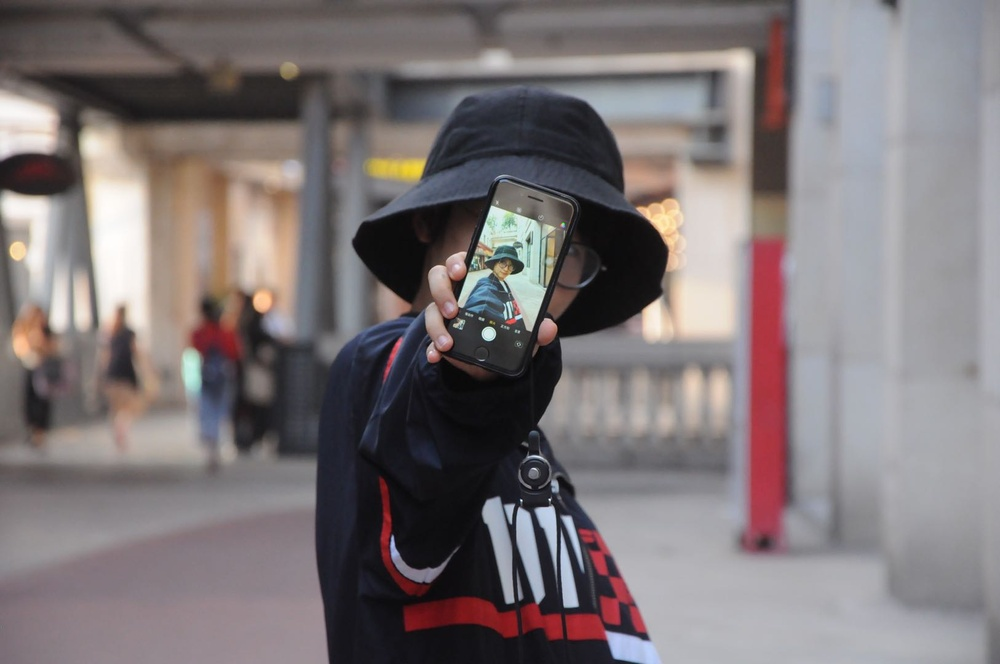
#> input picture Coder_Old/5 行代码，用 Python 批量做海量_姐的素描图/drawing/images/WechatIMG1785.jpeg, 1000 x 664 px, shrunk from 1626 x 1080 before the run
$ python study.py
#> lines starting #> are read from the running program, lines starting #| are printed output that depends on the picture
"""
project = 'Code', file_name = 'study.py', author = 'AI悦创'
time = '2020/5/19 8:35', product_name = PyCharm, 公众号：AI悦创
code is far away from bugs with the god animal protecting
    I love animals. They taste delicious.
"""
import cv2

# 原图路径
SRC = 'images/WechatIMG1785.jpeg'

# 读取图片
image_rgb = cv2.imread(SRC)
#> image_rgb is the input picture: shape (664, 1000, 3); mean B, G, R 118.8, 117.2, 125.1
# cv2.imshow('rgb', image_rgb) # 原图
# cv2.waitKey(0)
# exit()
image_gray = cv2.cvtColor(image_rgb, cv2.COLOR_BGR2GRAY)
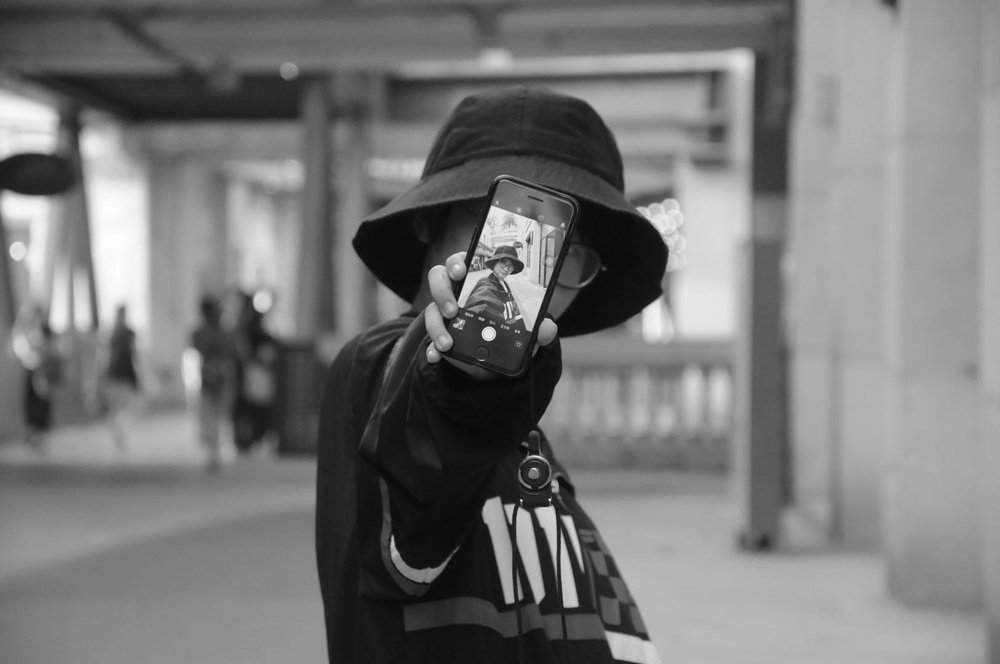
#> image_gray: shape (664, 1000); min 6, max 254, mean 119.7
# cv2.imshow('gray', image_gray) # 灰度图
# cv2.waitKey(0)
# exit()
image_bulr = cv2.GaussianBlur(image_gray, ksize=(21, 21), sigmaX=0, sigmaY=0)
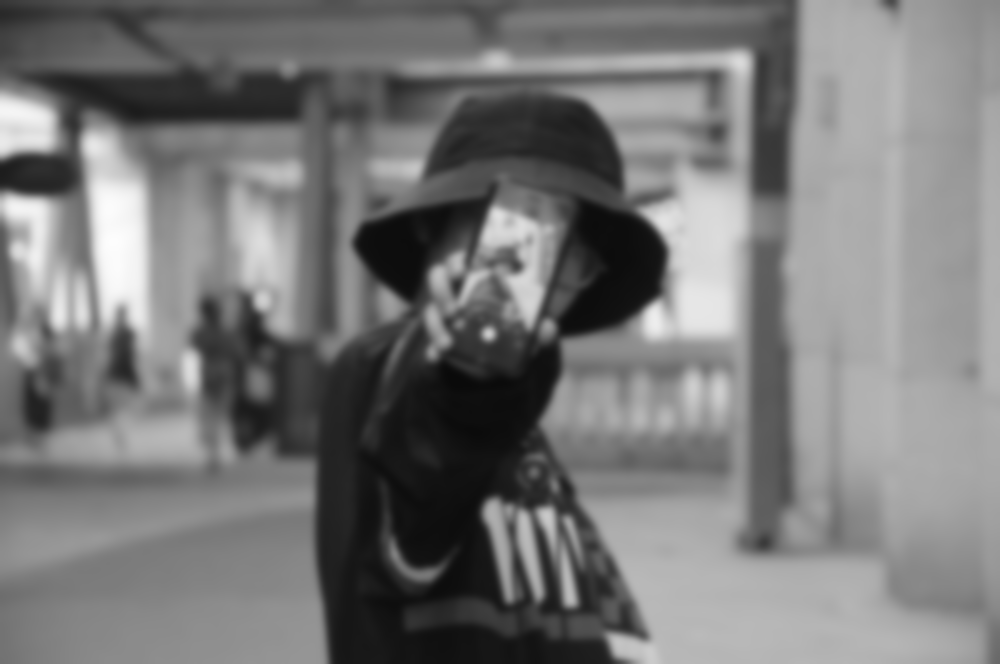
#> image_bulr: shape (664, 1000); min 10, max 253, mean 119.7
cv2.imshow('image_blur', image_bulr) # 高斯虚化
cv2.waitKey(0)
exit()
#> (the program exits here)

$ run again, with Coder_Old/5 行代码，用 Python 批量做海量_姐的素描图/drawing/images/image_1.jpg copied over Coder_Old/5 行代码，用 Python 批量做海量_姐的素描图/drawing/images/WechatIMG1785.jpeg
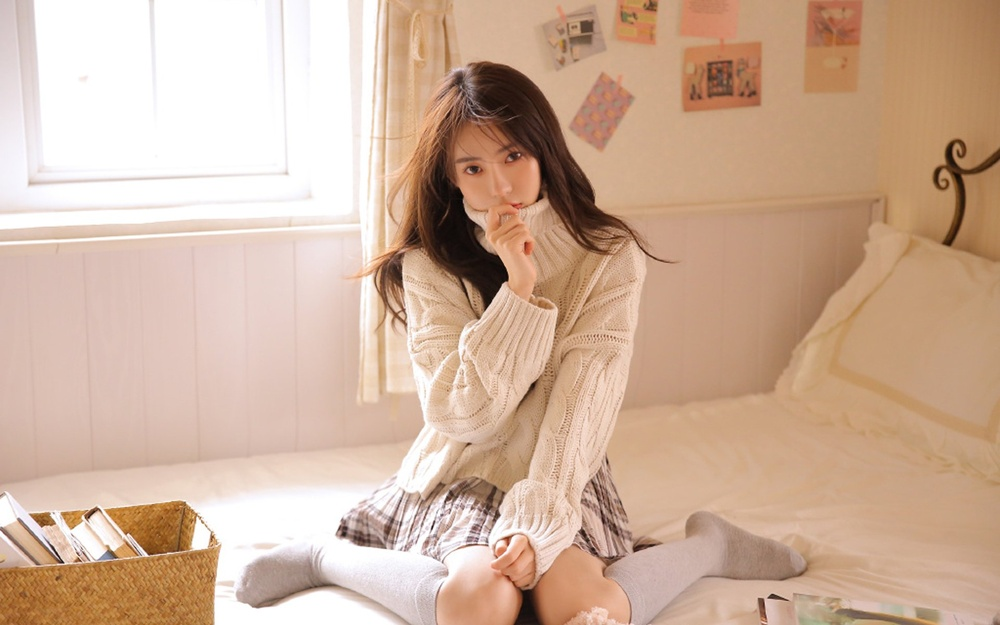
#> input picture Coder_Old/5 行代码，用 Python 批量做海量_姐的素描图/drawing/images/image_1.jpg, 1000 x 625 px, shrunk from 1920 x 1200 before the run
#> image_rgb is the input picture: shape (625, 1000, 3); mean B, G, R 154.6, 176.1, 206.6
#> `image_gray = cv2.cvtColor(image_rgb, cv2.COLOR_BGR2GRAY)`:
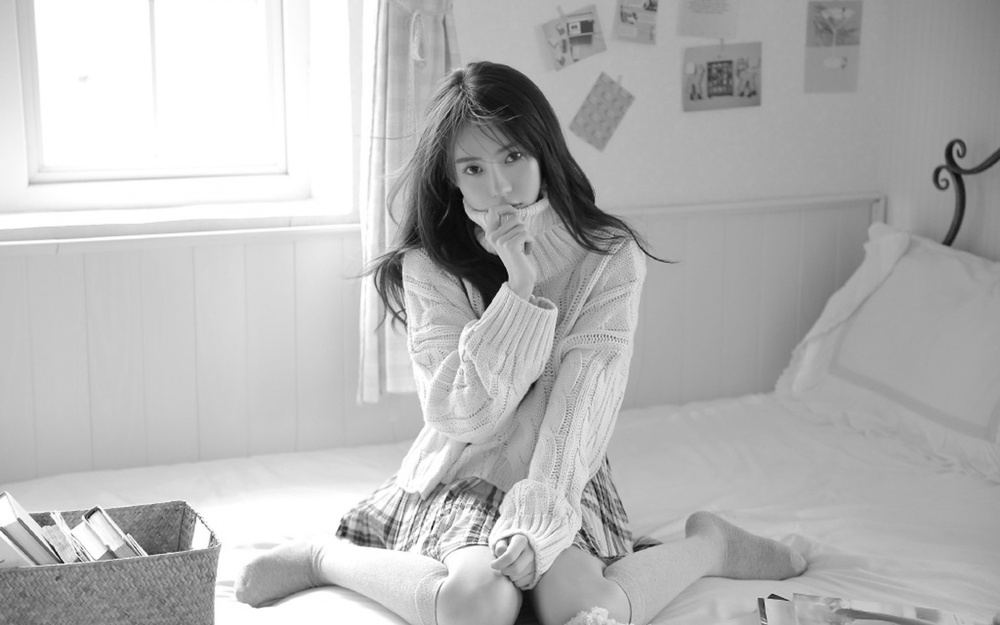
#> image_gray: shape (625, 1000); min 3, max 255, mean 182.8
#> `image_bulr = cv2.GaussianBlur(image_gray, ksize=(21, 21), sigmaX=0, si..`:
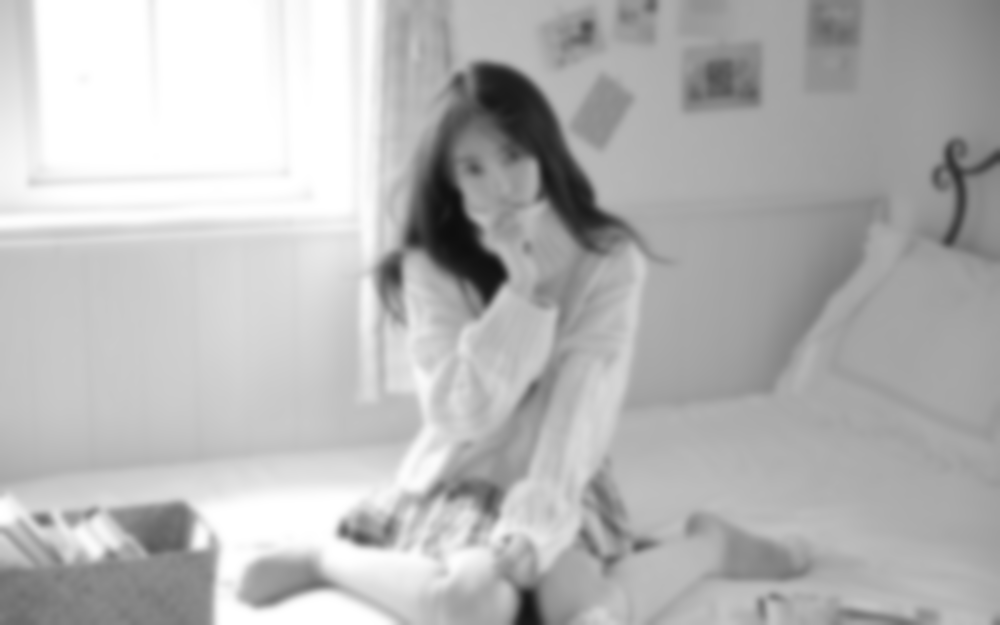
#> image_bulr: shape (625, 1000); min 14, max 255, mean 182.8
